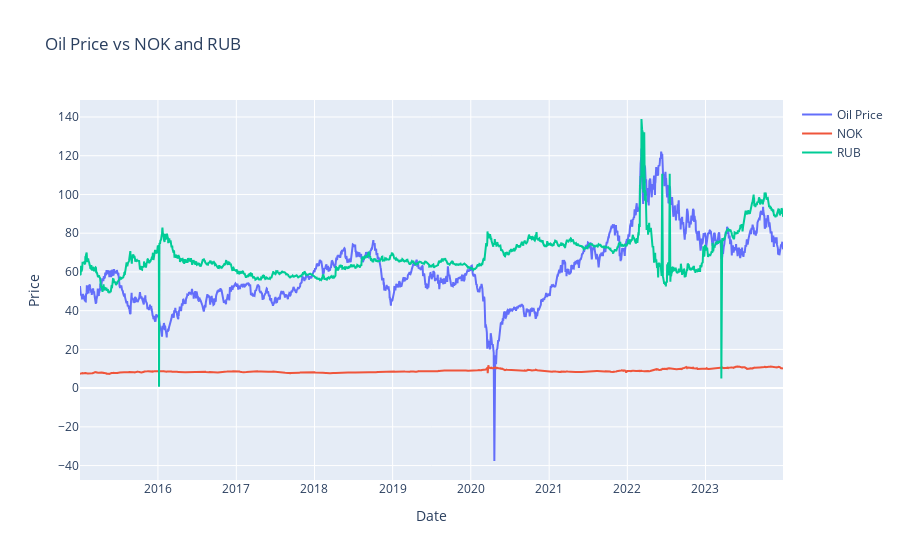

The notebook cell saved with this chart:
### Code cell
# Graphique du prix du pétrole et des petro-monnaies
fig1 = go.Figure()
fig1.add_trace(go.Scatter(x=data.index, y=data['Oil Price'], mode='lines', name='Oil Price'))
fig1.add_trace(go.Scatter(x=data.index, y=data['NOK'], mode='lines', name='NOK'))
fig1.add_trace(go.Scatter(x=data.index, y=data['RUB'], mode='lines', name='RUB'))
fig1.update_layout(title="Oil Price vs NOK and RUB", xaxis_title="Date", yaxis_title="Price")
fig1.show()

### Figure 1 — Plotly figure (JSON) as saved in the notebook; plotly's stock layout.template omitted (floating-point values rounded to 4 significant figures; data arrays with more than 128 entries replaced by an {"elided": "..."} marker saying what was removed)
{"data": [{"mode": "lines", "name": "Oil Price", "type": "scatter", "x": {"elided": "2259 str values"}, "y": {"elided": "2259 float values"}}, {"mode": "lines", "name": "NOK", "type": "scatter", "x": {"elided": "2259 str values"}, "y": {"elided": "2259 float values"}}, {"mode": "lines", "name": "RUB", "type": "scatter", "x": {"elided": "2259 str values"}, "y": {"elided": "2259 float values"}}], "layout": {"title": {"text": "Oil Price vs NOK and RUB"}, "xaxis": {"title": {"text": "Date"}}, "yaxis": {"title": {"text": "Price"}}}}
